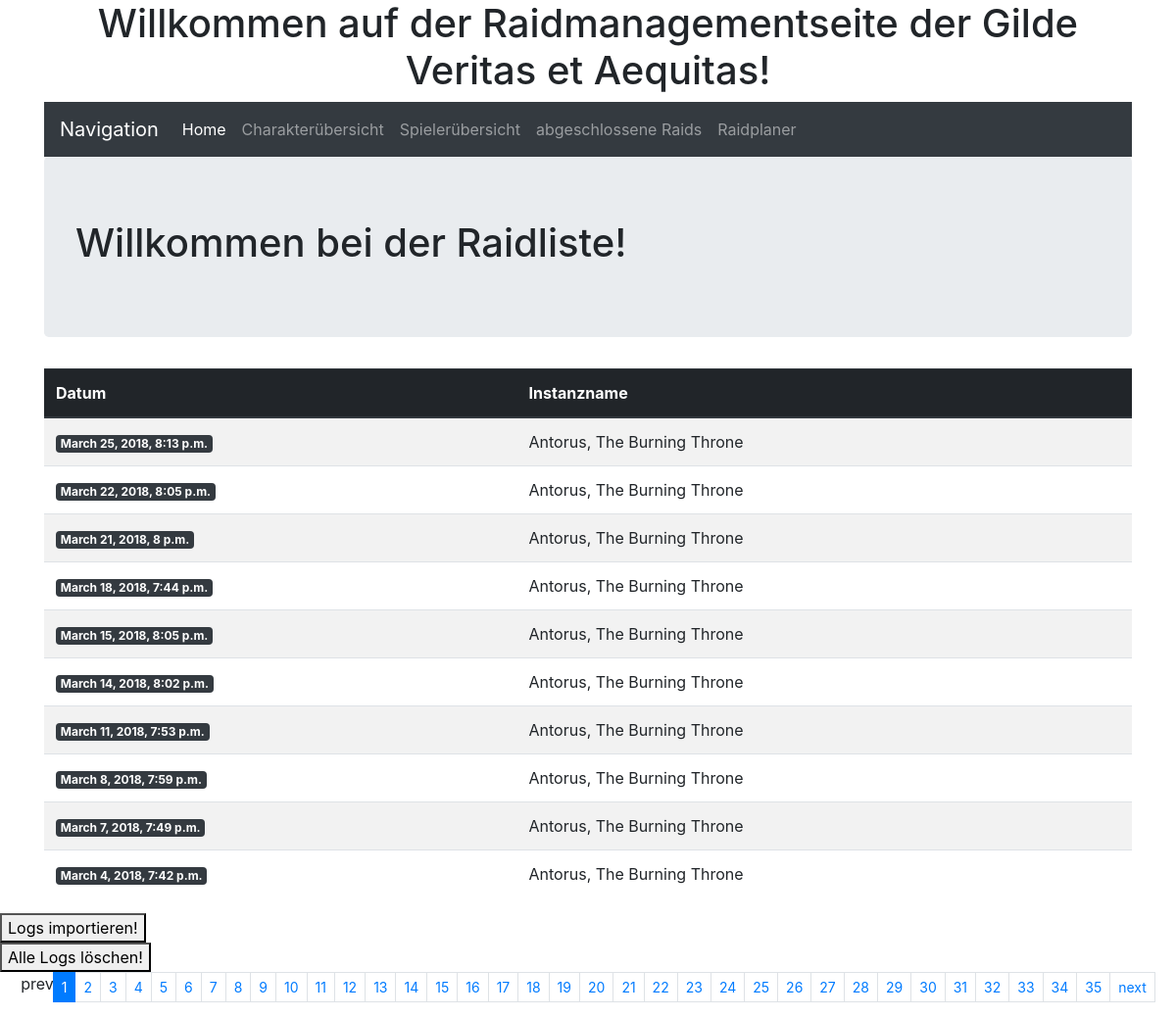
Page /Raiduebersicht/ on the earlier database version.
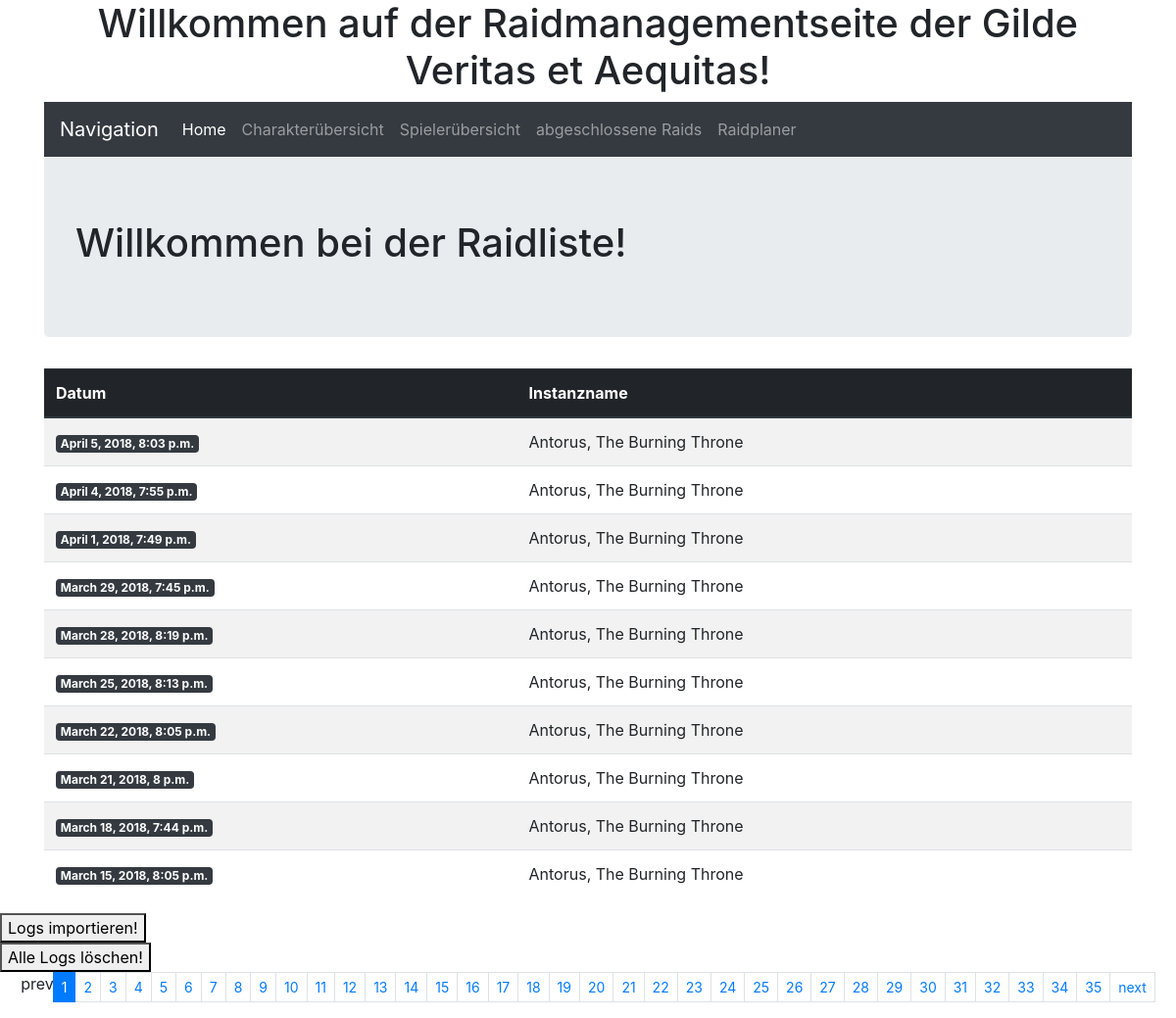
Same page on the later database version.
### Spielerverwaltung/models.py (models this page shows, shortened)
class Raid(models.Model):
    Raidstatus = (
        ('SC', 'scheduled'),
        ('FI', 'finished'),
        ('CA', 'canceled')
        )
    Raid_status = models.CharField(max_length = 2, choices = Raidstatus, default = 'SC')
    WarcraftlogsID = models.CharField(max_length = 16, blank = True, null = True, unique = True)
    InstanceName = models.CharField(max_length = 50)
    Raiddatum = models.DateTimeField()
    Raidstart = models.DateTimeField()
    Raidende = models.DateTimeField()
    Raidteilnehmer = models.ManyToManyField(Gildencharakter, through = 'Raidinformationen')
    Teilnehmer = models.ManyToManyField(Spieler, through = 'Attendency')
    class Meta:
        ordering = ['-Raiddatum']

### Spielerverwaltung/views.py (the view, shortened to what this page needs)
# urls.py: url(r'^Raiduebersicht/', RaidoverView.as_view(), name = 'raid_overview'),
class RaidoverView(ListView):
    model = Raid
    paginate_by = 10

### templates/Spielerverwaltung/raid_list.html
{% extends 'base.html' %}
{% block content %}
<div class="container">
  <div class = 'jumbotron'>
    <h1>
      Willkommen bei der Raidliste!
    </h1>
  </div>
</div>
<div class = "container">
  <table class="table table-striped">
    <thead class = "thead-dark">
      <tr>
        <th>Datum</th>
        <th>Instanzname</th>
      </tr>
    </thead>
      {% for log in raid_list %}
      <tr>
        <td><a href={% url 'raid_details' pk=log.pk %} class="badge badge-dark"> {{ log.Raiddatum }}</a></td>
        <td>{{ log.InstanceName }}</td>
      </tr>
      {% empty %}
      <p>Sorry, no Raids in list =(</p>
      {% endfor %}
  </table>
</div>
<form method="post">{% csrf_token %}
  <button name='update_logs' type="submit">Logs importieren!</button>
</form>
<form method="post">{% csrf_token %}
  <button name='delete_logs' type="submit">Alle Logs löschen!</button>
</form>
<div class='container'>
  <nav aria-label="pagination example">
    <div class="row justify-content-center align-self-center">
      <ul class="pagination pagination-sm">
        <li class="page-item">
          {% if page_obj.has_previous %}
            <a class='page-link' href="?page={{ page_obj.previous_page_number }}">
              prev
            </a>
          {% else %}
            <span>prev</span>
          {% endif %}
        </li>
        {% for page_number in paginator.page_range %}
          {% if page_number == page_obj.number %}
            <li class="page-item active">
              <span class="page-link">{{ page_number }}</span>
            </li>
          {% else %}
            <li>
              <a class='page-link' href="?page={{ page_number }}">
                {{ page_number }}
              </a>
            </li>
          {% endif %}
        {% endfor %}
        <li>
          {% if page_obj.has_next %}
            <a class='page-link' href="?page={{ page_obj.next_page_number }}">
              next
            </a>
          {% else %}
            <span>next</span>
          {% endif %}
        </li>
      </ul>
    </div>
  </nav>
</div>
{% endblock %}

Differences in the rows shown:
removed Raid: Raiddatum "March 14, 2018, 8:02 p.m.", InstanceName "Antorus, The Burning Throne"
removed Raid: Raiddatum "March 11, 2018, 7:53 p.m.", InstanceName "Antorus, The Burning Throne"
removed Raid: Raiddatum "March 8, 2018, 7:59 p.m.", InstanceName "Antorus, The Burning Throne"
removed Raid: Raiddatum "March 7, 2018, 7:49 p.m.", InstanceName "Antorus, The Burning Throne"
removed Raid: Raiddatum "March 4, 2018, 7:42 p.m.", InstanceName "Antorus, The Burning Throne"
added Raid: Raiddatum "April 5, 2018, 8:03 p.m.", InstanceName "Antorus, The Burning Throne"
added Raid: Raiddatum "April 4, 2018, 7:55 p.m.", InstanceName "Antorus, The Burning Throne"
added Raid: Raiddatum "April 1, 2018, 7:49 p.m.", InstanceName "Antorus, The Burning Throne"
added Raid: Raiddatum "March 29, 2018, 7:45 p.m.", InstanceName "Antorus, The Burning Throne"
added Raid: Raiddatum "March 28, 2018, 8:19 p.m.", InstanceName "Antorus, The Burning Throne"
